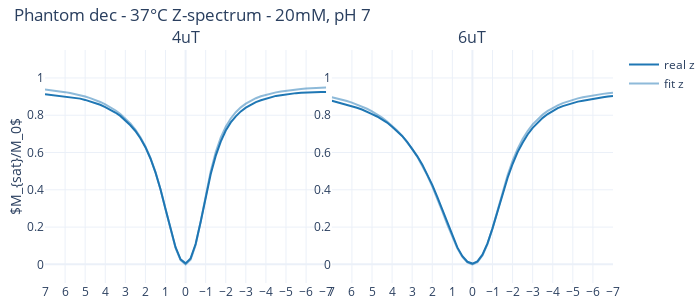
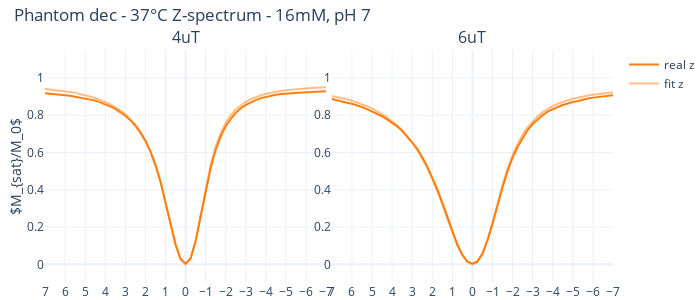
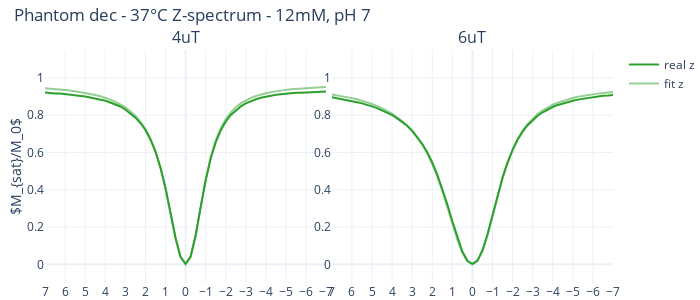

Notebook source saved alongside these figures, in order:
### Code cell
b1_i_lim = [2, 4]

b1_v = [0.7, 2, 4, 6][b1_i_lim[0]:b1_i_lim[1]]
zi_v = mean_z_spectra[0][0, b1_i_lim[0]:b1_i_lim[1], -1]
# zi_v = np.ones((4))
w_df = np.arange(7, -7.25, -0.25)

phantom_i = 0  # dec

tag = tags[phantom_i]
vial_i = 0
tag_l = [0, 2, 1]
tag_i = tag_l[vial_i]

cest_prtcl_names = cest_prtcls_names[phantom_i][b1_i_lim[0]:b1_i_lim[1]]  # 0.7, 2, 4, 6
colors = ['#1f77b4', '#ff7f0e', '#2ca02c']
conc_l = conc_ls[phantom_i]
ph_l = ph_ls[phantom_i]
tag = tags[phantom_i]
month = months[phantom_i]

# Iterate over each image
for tag_i, cur_tag in enumerate(['a', 'b', 'c']):
    vial_i = tag.index(cur_tag)
    params = {
    'tp': 3,  #[s]
    'fb': conc_l[vial_i]*3/110000,
    'kb': 7500,
    't1w': 4,
    't2w': 1.8,
    't1s': 2,
    't2s': 0.05
    }
    fig = make_subplots(rows=1, cols=len(cest_prtcl_names),
                        subplot_titles=B_names[phantom_i][b1_i_lim[0]:b1_i_lim[1]], vertical_spacing = 0.07, horizontal_spacing=0.01)
    
    z_spec_mat = mean_z_spectra[phantom_i][vial_i, b1_i_lim[0]:b1_i_lim[1], :]
    fit_result, fitted_z = multi_b1_fit(w_df, b1_v, zi_v, z_spec_mat, params) 
    fitted_z_rs = fitted_z.reshape((len(b1_v), 57))
    
    for b1_i, b1 in enumerate(b1_v):
        col_idx = b1_i + 1
        
        cur_z = z_spec_mat[b1_i, :]
        cur_z_fit = fitted_z_rs[b1_i, :]
        fig.add_trace(go.Scatter(x=w_df, y=cur_z, line=dict(color=colors[tag_i]), name=f'real z', legendgroup=f'{1}_{col_idx}_1'), row=1, col=col_idx)
        fig.add_trace(go.Scatter(x=w_df, y=cur_z_fit, line=dict(color=colors[tag_i]), opacity=0.5, name=f'fit z', legendgroup=f'{1}_{col_idx}_1'), row=1, col=col_idx)
    
    fig.update_yaxes(title_text='$M_{sat}/M_0$', row=1, col=1, title_standoff=2)
    
    # Update layout
    fig.update_layout(template='plotly_white',  # Set the theme to plotly white
                      title_text=f'Phantom {month} - {temperatures[phantom_i]} Z-spectrum - {conc_l[vial_i]}mM, {ph_l[vial_i]}',
                      height=300, width=350*len(cest_prtcl_names),
                      title=dict(x=0.02, y=0.97),
                      margin=dict(l=45, r=0, t=50, b=0)
                      )  # Adjust the title position
    
    
    # Set axes for z-spectrum
    fig.update_xaxes(autorange='reversed',tickmode='linear', tick0=0, dtick=1)
    fig.update_yaxes(tickmode='linear', tick0=0, dtick=0.2, range=[-0.1, 1.15])
    
    # Show only specific legend groups
    for trace in fig.data:
        trace.showlegend = (trace.legendgroup == '1_1_1')
    
    fig.show()
    
    # After fitting the model
    print(fit_result.fit_report())  # Print a summary of the fit results
    # print("Parameter Values:")
    # for name, param in fit_result.params.items():
    #     if name == 'fb':
    #         print(f"{name}: {param.value * 110000 / 3:.2f} +/- {param.stderr * 110000 / 3:.2f}")
    #     else:
    #         print(f"{name}: {param.value:.2f} +/- {param.stderr:.2f}")
    
    pio.write_image(fig, f'images/z_spec/z_spec_dec_{conc_l[vial_i]}mM_fit.jpeg')

### Figure 1 — Plotly figure (JSON) as saved in the notebook; plotly's stock layout.template omitted (floating-point values rounded to 4 significant figures)
{"data": [{"legendgroup": "1_1_1", "line": {"color": "#1f77b4"}, "name": "real z", "showlegend": true, "type": "scatter", "x": [7.0, 6.75, 6.5, 6.25, 6.0, 5.75, 5.5, 5.25, 5.0, 4.75, 4.5, 4.25, 4.0, 3.75, 3.5, 3.25, 3.0, 2.75, 2.5, 2.25, 2.0, 1.75, 1.5, 1.25, 1.0, 0.75, 0.5, 0.25, 0.0, -0.25, -0.5, -0.75, -1.0, -1.25, -1.5, -1.75, -2.0, -2.25, -2.5, -2.75, -3.0, -3.25, -3.5, -3.75, -4.0, -4.25, -4.5, -4.75, -5.0, -5.25, -5.5, -5.75, -6.0, -6.25, -6.5, -6.75, -7.0], "xaxis": "x", "y": [0.9133, 0.91, 0.9088, 0.9064, 0.903, 0.8995, 0.8941, 0.8891, 0.8822, 0.8733, 0.866, 0.856, 0.8432, 0.8296, 0.8146, 0.7964, 0.7733, 0.7464, 0.7155, 0.6767, 0.6286, 0.568, 0.4932, 0.4034, 0.2975, 0.1881, 0.09196, 0.02692, 0.005389, 0.03191, 0.1092, 0.2275, 0.3603, 0.4833, 0.5819, 0.6583, 0.7179, 0.7614, 0.7938, 0.8205, 0.8409, 0.8578, 0.8706, 0.8805, 0.8892, 0.8982, 0.9038, 0.9076, 0.9126, 0.9162, 0.9186, 0.9206, 0.9225, 0.924, 0.9242, 0.9246, 0.9253], "yaxis": "y"}, {"legendgroup": "1_1_1", "line": {"color": "#1f77b4"}, "name": "fit z", "opacity": 0.5, "showlegend": true, "type": "scatter", "x": [7.0, 6.75, 6.5, 6.25, 6.0, 5.75, 5.5, 5.25, 5.0, 4.75, 4.5, 4.25, 4.0, 3.75, 3.5, 3.25, 3.0, 2.75, 2.5, 2.25, 2.0, 1.75, 1.5, 1.25, 1.0, 0.75, 0.5, 0.25, 0.0, -0.25, -0.5, -0.75, -1.0, -1.25, -1.5, -1.75, -2.0, -2.25, -2.5, -2.75, -3.0, -3.25, -3.5, -3.75, -4.0, -4.25, -4.5, -4.75, -5.0, -5.25, -5.5, -5.75, -6.0, -6.25, -6.5, -6.75, -7.0], "xaxis": "x", "y": [0.938, 0.9351, 0.9319, 0.9282, 0.9239, 0.9191, 0.9136, 0.9073, 0.9, 0.8917, 0.8822, 0.8712, 0.8586, 0.8439, 0.8269, 0.807, 0.7836, 0.7558, 0.7224, 0.6819, 0.6322, 0.5709, 0.4953, 0.4034, 0.2969, 0.1854, 0.08807, 0.02325, 1.114e-23, 0.02523, 0.1036, 0.2292, 0.3712, 0.4989, 0.6013, 0.6795, 0.7383, 0.7826, 0.8163, 0.8423, 0.8625, 0.8785, 0.8912, 0.9015, 0.9099, 0.9169, 0.9226, 0.9275, 0.9316, 0.9351, 0.9381, 0.9406, 0.9429, 0.9448, 0.9465, 0.9481, 0.9494], "yaxis": "y"}, {"legendgroup": "1_2_1", "line": {"color": "#1f77b4"}, "name": "real z", "showlegend": false, "type": "scatter", "x": [7.0, 6.75, 6.5, 6.25, 6.0, 5.75, 5.5, 5.25, 5.0, 4.75, 4.5, 4.25, 4.0, 3.75, 3.5, 3.25, 3.0, 2.75, 2.5, 2.25, 2.0, 1.75, 1.5, 1.25, 1.0, 0.75, 0.5, 0.25, 0.0, -0.25, -0.5, -0.75, -1.0, -1.25, -1.5, -1.75, -2.0, -2.25, -2.5, -2.75, -3.0, -3.25, -3.5, -3.75, -4.0, -4.25, -4.5, -4.75, -5.0, -5.25, -5.5, -5.75, -6.0, -6.25, -6.5, -6.75, -7.0], "xaxis": "x2", "y": [0.8774, 0.8705, 0.8638, 0.8566, 0.8494, 0.8401, 0.8309, 0.8198, 0.8065, 0.7933, 0.7771, 0.7607, 0.7384, 0.7148, 0.6888, 0.6571, 0.6209, 0.581, 0.5365, 0.4845, 0.4267, 0.362, 0.2926, 0.22, 0.1517, 0.09102, 0.04407, 0.01383, 0.004291, 0.0156, 0.05192, 0.1129, 0.1931, 0.2853, 0.3782, 0.4632, 0.5383, 0.6024, 0.6529, 0.6967, 0.7327, 0.7615, 0.7859, 0.8065, 0.8237, 0.8381, 0.8489, 0.8582, 0.8661, 0.8732, 0.878, 0.8833, 0.8879, 0.893, 0.8969, 0.9, 0.9028], "yaxis": "y2"}, {"legendgroup": "1_2_1", "line": {"color": "#1f77b4"}, "name": "fit z", "opacity": 0.5, "showlegend": false, "type": "scatter", "x": [7.0, 6.75, 6.5, 6.25, 6.0, 5.75, 5.5, 5.25, 5.0, 4.75, 4.5, 4.25, 4.0, 3.75, 3.5, 3.25, 3.0, 2.75, 2.5, 2.25, 2.0, 1.75, 1.5, 1.25, 1.0, 0.75, 0.5, 0.25, 0.0, -0.25, -0.5, -0.75, -1.0, -1.25, -1.5, -1.75, -2.0, -2.25, -2.5, -2.75, -3.0, -3.25, -3.5, -3.75, -4.0, -4.25, -4.5, -4.75, -5.0, -5.25, -5.5, -5.75, -6.0, -6.25, -6.5, -6.75, -7.0], "xaxis": "x2", "y": [0.8967, 0.8908, 0.8841, 0.8765, 0.868, 0.8583, 0.8473, 0.8348, 0.8208, 0.8049, 0.787, 0.7667, 0.7439, 0.7182, 0.6892, 0.6564, 0.6195, 0.5778, 0.5308, 0.4778, 0.4187, 0.3536, 0.284, 0.2128, 0.1448, 0.0857, 0.03997, 0.01049, 5.003e-24, 0.01136, 0.04693, 0.1084, 0.1931, 0.2907, 0.3885, 0.4778, 0.5549, 0.6192, 0.6722, 0.7155, 0.7508, 0.7798, 0.8036, 0.8233, 0.8397, 0.8534, 0.865, 0.8749, 0.8833, 0.8905, 0.8967, 0.9021, 0.9068, 0.911, 0.9146, 0.9178, 0.9207], "yaxis": "y2"}], "layout": {"annotations": [{"font": {"size": 16}, "showarrow": false, "text": "4uT", "x": 0.2475, "xanchor": "center", "xref": "paper", "y": 1.0, "yanchor": "bottom", "yref": "paper"}, {"font": {"size": 16}, "showarrow": false, "text": "6uT", "x": 0.7525, "xanchor": "center", "xref": "paper", "y": 1.0, "yanchor": "bottom", "yref": "paper"}], "height": 300, "margin": {"b": 0, "l": 45, "r": 0, "t": 50}, "title": {"text": "Phantom dec - 37°C Z-spectrum - 20mM, pH 7", "x": 0.02, "y": 0.97}, "width": 700, "xaxis": {"anchor": "y", "autorange": "reversed", "domain": [0.0, 0.495], "dtick": 1, "tick0": 0, "tickmode": "linear"}, "xaxis2": {"anchor": "y2", "autorange": "reversed", "domain": [0.505, 1.0], "dtick": 1, "tick0": 0, "tickmode": "linear"}, "yaxis": {"anchor": "x", "domain": [0.0, 1.0], "dtick": 0.2, "range": [-0.1, 1.15], "tick0": 0, "tickmode": "linear", "title": {"standoff": 2, "text": "$M_{sat}/M_0$"}}, "yaxis2": {"anchor": "x2", "domain": [0.0, 1.0], "dtick": 0.2, "range": [-0.1, 1.15], "tick0": 0, "tickmode": "linear"}}}

### Figure 2 — Plotly figure (JSON) as saved in the notebook; plotly's stock layout.template omitted (floating-point values rounded to 4 significant figures)
{"data": [{"legendgroup": "1_1_1", "line": {"color": "#ff7f0e"}, "name": "real z", "showlegend": true, "type": "scatter", "x": [7.0, 6.75, 6.5, 6.25, 6.0, 5.75, 5.5, 5.25, 5.0, 4.75, 4.5, 4.25, 4.0, 3.75, 3.5, 3.25, 3.0, 2.75, 2.5, 2.25, 2.0, 1.75, 1.5, 1.25, 1.0, 0.75, 0.5, 0.25, 0.0, -0.25, -0.5, -0.75, -1.0, -1.25, -1.5, -1.75, -2.0, -2.25, -2.5, -2.75, -3.0, -3.25, -3.5, -3.75, -4.0, -4.25, -4.5, -4.75, -5.0, -5.25, -5.5, -5.75, -6.0, -6.25, -6.5, -6.75, -7.0], "xaxis": "x", "y": [0.9187, 0.9168, 0.9139, 0.9103, 0.9076, 0.9049, 0.9001, 0.8958, 0.8909, 0.8859, 0.8784, 0.869, 0.8593, 0.848, 0.8344, 0.8169, 0.7973, 0.7735, 0.7436, 0.7065, 0.6618, 0.6053, 0.5329, 0.4431, 0.3353, 0.2177, 0.1075, 0.02936, 0.003602, 0.03341, 0.1246, 0.2569, 0.3965, 0.5177, 0.6144, 0.6869, 0.7407, 0.781, 0.8127, 0.8376, 0.8558, 0.8694, 0.8814, 0.8917, 0.8989, 0.9053, 0.9101, 0.9142, 0.9169, 0.9178, 0.921, 0.9229, 0.924, 0.9241, 0.9266, 0.9287, 0.9289], "yaxis": "y"}, {"legendgroup": "1_1_1", "line": {"color": "#ff7f0e"}, "name": "fit z", "opacity": 0.5, "showlegend": true, "type": "scatter", "x": [7.0, 6.75, 6.5, 6.25, 6.0, 5.75, 5.5, 5.25, 5.0, 4.75, 4.5, 4.25, 4.0, 3.75, 3.5, 3.25, 3.0, 2.75, 2.5, 2.25, 2.0, 1.75, 1.5, 1.25, 1.0, 0.75, 0.5, 0.25, 0.0, -0.25, -0.5, -0.75, -1.0, -1.25, -1.5, -1.75, -2.0, -2.25, -2.5, -2.75, -3.0, -3.25, -3.5, -3.75, -4.0, -4.25, -4.5, -4.75, -5.0, -5.25, -5.5, -5.75, -6.0, -6.25, -6.5, -6.75, -7.0], "xaxis": "x", "y": [0.9412, 0.9387, 0.9359, 0.9327, 0.929, 0.9248, 0.92, 0.9145, 0.9082, 0.9009, 0.8926, 0.8829, 0.8718, 0.8588, 0.8437, 0.826, 0.805, 0.7799, 0.7496, 0.7124, 0.6664, 0.6087, 0.536, 0.4453, 0.3359, 0.2153, 0.1041, 0.02751, 1.316e-23, 0.02984, 0.1215, 0.261, 0.4085, 0.5346, 0.6323, 0.7053, 0.7595, 0.7999, 0.8305, 0.8539, 0.8721, 0.8865, 0.898, 0.9072, 0.9148, 0.921, 0.9262, 0.9306, 0.9343, 0.9374, 0.9401, 0.9425, 0.9445, 0.9463, 0.9478, 0.9492, 0.9504], "yaxis": "y"}, {"legendgroup": "1_2_1", "line": {"color": "#ff7f0e"}, "name": "real z", "showlegend": false, "type": "scatter", "x": [7.0, 6.75, 6.5, 6.25, 6.0, 5.75, 5.5, 5.25, 5.0, 4.75, 4.5, 4.25, 4.0, 3.75, 3.5, 3.25, 3.0, 2.75, 2.5, 2.25, 2.0, 1.75, 1.5, 1.25, 1.0, 0.75, 0.5, 0.25, 0.0, -0.25, -0.5, -0.75, -1.0, -1.25, -1.5, -1.75, -2.0, -2.25, -2.5, -2.75, -3.0, -3.25, -3.5, -3.75, -4.0, -4.25, -4.5, -4.75, -5.0, -5.25, -5.5, -5.75, -6.0, -6.25, -6.5, -6.75, -7.0], "xaxis": "x2", "y": [0.8867, 0.8815, 0.8752, 0.8673, 0.8614, 0.8539, 0.8442, 0.8327, 0.8205, 0.809, 0.7946, 0.7779, 0.76, 0.7404, 0.7165, 0.6869, 0.6548, 0.6192, 0.5759, 0.525, 0.4677, 0.4033, 0.3308, 0.2528, 0.1759, 0.1063, 0.05167, 0.01493, 0.003389, 0.01592, 0.05844, 0.1289, 0.2186, 0.3179, 0.4141, 0.4999, 0.5718, 0.6308, 0.6796, 0.7208, 0.7527, 0.7776, 0.8007, 0.8193, 0.8327, 0.844, 0.8547, 0.8638, 0.871, 0.8763, 0.8839, 0.8898, 0.8945, 0.8971, 0.9012, 0.9056, 0.907], "yaxis": "y2"}, {"legendgroup": "1_2_1", "line": {"color": "#ff7f0e"}, "name": "fit z", "opacity": 0.5, "showlegend": false, "type": "scatter", "x": [7.0, 6.75, 6.5, 6.25, 6.0, 5.75, 5.5, 5.25, 5.0, 4.75, 4.5, 4.25, 4.0, 3.75, 3.5, 3.25, 3.0, 2.75, 2.5, 2.25, 2.0, 1.75, 1.5, 1.25, 1.0, 0.75, 0.5, 0.25, 0.0, -0.25, -0.5, -0.75, -1.0, -1.25, -1.5, -1.75, -2.0, -2.25, -2.5, -2.75, -3.0, -3.25, -3.5, -3.75, -4.0, -4.25, -4.5, -4.75, -5.0, -5.25, -5.5, -5.75, -6.0, -6.25, -6.5, -6.75, -7.0], "xaxis": "x2", "y": [0.9034, 0.8983, 0.8924, 0.8858, 0.8783, 0.8698, 0.8602, 0.8492, 0.8368, 0.8227, 0.8067, 0.7886, 0.768, 0.7447, 0.7182, 0.6881, 0.6538, 0.6147, 0.5699, 0.5187, 0.4603, 0.3946, 0.3222, 0.2455, 0.1696, 0.1012, 0.0473, 0.01239, 5.904e-24, 0.01342, 0.05541, 0.1267, 0.221, 0.3245, 0.4239, 0.5118, 0.5858, 0.6466, 0.696, 0.736, 0.7684, 0.7949, 0.8166, 0.8345, 0.8493, 0.8618, 0.8723, 0.8812, 0.8889, 0.8954, 0.9011, 0.906, 0.9103, 0.914, 0.9174, 0.9203, 0.9229], "yaxis": "y2"}], "layout": {"annotations": [{"font": {"size": 16}, "showarrow": false, "text": "4uT", "x": 0.2475, "xanchor": "center", "xref": "paper", "y": 1.0, "yanchor": "bottom", "yref": "paper"}, {"font": {"size": 16}, "showarrow": false, "text": "6uT", "x": 0.7525, "xanchor": "center", "xref": "paper", "y": 1.0, "yanchor": "bottom", "yref": "paper"}], "height": 300, "margin": {"b": 0, "l": 45, "r": 0, "t": 50}, "title": {"text": "Phantom dec - 37°C Z-spectrum - 16mM, pH 7", "x": 0.02, "y": 0.97}, "width": 700, "xaxis": {"anchor": "y", "autorange": "reversed", "domain": [0.0, 0.495], "dtick": 1, "tick0": 0, "tickmode": "linear"}, "xaxis2": {"anchor": "y2", "autorange": "reversed", "domain": [0.505, 1.0], "dtick": 1, "tick0": 0, "tickmode": "linear"}, "yaxis": {"anchor": "x", "domain": [0.0, 1.0], "dtick": 0.2, "range": [-0.1, 1.15], "tick0": 0, "tickmode": "linear", "title": {"standoff": 2, "text": "$M_{sat}/M_0$"}}, "yaxis2": {"anchor": "x2", "domain": [0.0, 1.0], "dtick": 0.2, "range": [-0.1, 1.15], "tick0": 0, "tickmode": "linear"}}}

### Figure 3 — Plotly figure (JSON) as saved in the notebook; plotly's stock layout.template omitted (floating-point values rounded to 4 significant figures)
{"data": [{"legendgroup": "1_1_1", "line": {"color": "#2ca02c"}, "name": "real z", "showlegend": true, "type": "scatter", "x": [7.0, 6.75, 6.5, 6.25, 6.0, 5.75, 5.5, 5.25, 5.0, 4.75, 4.5, 4.25, 4.0, 3.75, 3.5, 3.25, 3.0, 2.75, 2.5, 2.25, 2.0, 1.75, 1.5, 1.25, 1.0, 0.75, 0.5, 0.25, 0.0, -0.25, -0.5, -0.75, -1.0, -1.25, -1.5, -1.75, -2.0, -2.25, -2.5, -2.75, -3.0, -3.25, -3.5, -3.75, -4.0, -4.25, -4.5, -4.75, -5.0, -5.25, -5.5, -5.75, -6.0, -6.25, -6.5, -6.75, -7.0], "xaxis": "x", "y": [0.9224, 0.9189, 0.9168, 0.9165, 0.9137, 0.9107, 0.9072, 0.9048, 0.901, 0.8952, 0.8903, 0.8859, 0.8783, 0.8685, 0.8586, 0.8469, 0.831, 0.8103, 0.7873, 0.7583, 0.7207, 0.6699, 0.6048, 0.5192, 0.4097, 0.2771, 0.1427, 0.04046, 0.003263, 0.04197, 0.156, 0.307, 0.45, 0.568, 0.6543, 0.7185, 0.7661, 0.8012, 0.8267, 0.8475, 0.8635, 0.8769, 0.8858, 0.8939, 0.9004, 0.9064, 0.9097, 0.9122, 0.9157, 0.9182, 0.9204, 0.9213, 0.9234, 0.9257, 0.9263, 0.9269, 0.9279], "yaxis": "y"}, {"legendgroup": "1_1_1", "line": {"color": "#2ca02c"}, "name": "fit z", "opacity": 0.5, "showlegend": true, "type": "scatter", "x": [7.0, 6.75, 6.5, 6.25, 6.0, 5.75, 5.5, 5.25, 5.0, 4.75, 4.5, 4.25, 4.0, 3.75, 3.5, 3.25, 3.0, 2.75, 2.5, 2.25, 2.0, 1.75, 1.5, 1.25, 1.0, 0.75, 0.5, 0.25, 0.0, -0.25, -0.5, -0.75, -1.0, -1.25, -1.5, -1.75, -2.0, -2.25, -2.5, -2.75, -3.0, -3.25, -3.5, -3.75, -4.0, -4.25, -4.5, -4.75, -5.0, -5.25, -5.5, -5.75, -6.0, -6.25, -6.5, -6.75, -7.0], "xaxis": "x", "y": [0.9448, 0.9429, 0.9407, 0.9383, 0.9356, 0.9325, 0.9289, 0.9249, 0.9203, 0.915, 0.9088, 0.9017, 0.8935, 0.8838, 0.8723, 0.8586, 0.8421, 0.8219, 0.797, 0.7658, 0.7259, 0.6743, 0.607, 0.5188, 0.406, 0.2715, 0.1358, 0.03607, 1.705e-23, 0.03817, 0.1499, 0.3045, 0.4542, 0.5748, 0.665, 0.7312, 0.7797, 0.8158, 0.843, 0.8638, 0.8801, 0.8929, 0.9032, 0.9115, 0.9183, 0.924, 0.9287, 0.9327, 0.9361, 0.939, 0.9415, 0.9436, 0.9455, 0.9472, 0.9486, 0.9499, 0.9511], "yaxis": "y"}, {"legendgroup": "1_2_1", "line": {"color": "#2ca02c"}, "name": "real z", "showlegend": false, "type": "scatter", "x": [7.0, 6.75, 6.5, 6.25, 6.0, 5.75, 5.5, 5.25, 5.0, 4.75, 4.5, 4.25, 4.0, 3.75, 3.5, 3.25, 3.0, 2.75, 2.5, 2.25, 2.0, 1.75, 1.5, 1.25, 1.0, 0.75, 0.5, 0.25, 0.0, -0.25, -0.5, -0.75, -1.0, -1.25, -1.5, -1.75, -2.0, -2.25, -2.5, -2.75, -3.0, -3.25, -3.5, -3.75, -4.0, -4.25, -4.5, -4.75, -5.0, -5.25, -5.5, -5.75, -6.0, -6.25, -6.5, -6.75, -7.0], "xaxis": "x2", "y": [0.896, 0.8913, 0.8868, 0.8817, 0.8773, 0.8702, 0.8636, 0.8569, 0.8474, 0.8381, 0.8272, 0.8153, 0.8012, 0.7835, 0.7656, 0.7438, 0.7173, 0.6851, 0.6468, 0.602, 0.5474, 0.4818, 0.4075, 0.3221, 0.2313, 0.1434, 0.0689, 0.01919, 0.002988, 0.02022, 0.07608, 0.1616, 0.265, 0.3711, 0.4654, 0.5457, 0.6134, 0.6689, 0.7121, 0.7465, 0.7747, 0.7974, 0.816, 0.8309, 0.8441, 0.8553, 0.8636, 0.8705, 0.8775, 0.8838, 0.8883, 0.8924, 0.8964, 0.9014, 0.9046, 0.9061, 0.909], "yaxis": "y2"}, {"legendgroup": "1_2_1", "line": {"color": "#2ca02c"}, "name": "fit z", "opacity": 0.5, "showlegend": false, "type": "scatter", "x": [7.0, 6.75, 6.5, 6.25, 6.0, 5.75, 5.5, 5.25, 5.0, 4.75, 4.5, 4.25, 4.0, 3.75, 3.5, 3.25, 3.0, 2.75, 2.5, 2.25, 2.0, 1.75, 1.5, 1.25, 1.0, 0.75, 0.5, 0.25, 0.0, -0.25, -0.5, -0.75, -1.0, -1.25, -1.5, -1.75, -2.0, -2.25, -2.5, -2.75, -3.0, -3.25, -3.5, -3.75, -4.0, -4.25, -4.5, -4.75, -5.0, -5.25, -5.5, -5.75, -6.0, -6.25, -6.5, -6.75, -7.0], "xaxis": "x2", "y": [0.9109, 0.9069, 0.9025, 0.8974, 0.8917, 0.8853, 0.8781, 0.8698, 0.8605, 0.8499, 0.8378, 0.824, 0.8082, 0.7899, 0.7687, 0.7441, 0.7154, 0.6815, 0.6416, 0.5942, 0.5381, 0.472, 0.3954, 0.3096, 0.2193, 0.1331, 0.06233, 0.01619, 7.621e-24, 0.01712, 0.06938, 0.1537, 0.2578, 0.3651, 0.4633, 0.5472, 0.6163, 0.6722, 0.7173, 0.7536, 0.783, 0.807, 0.8267, 0.8429, 0.8565, 0.8678, 0.8775, 0.8856, 0.8926, 0.8987, 0.9039, 0.9084, 0.9124, 0.9159, 0.919, 0.9218, 0.9242], "yaxis": "y2"}], "layout": {"annotations": [{"font": {"size": 16}, "showarrow": false, "text": "4uT", "x": 0.2475, "xanchor": "center", "xref": "paper", "y": 1.0, "yanchor": "bottom", "yref": "paper"}, {"font": {"size": 16}, "showarrow": false, "text": "6uT", "x": 0.7525, "xanchor": "center", "xref": "paper", "y": 1.0, "yanchor": "bottom", "yref": "paper"}], "height": 300, "margin": {"b": 0, "l": 45, "r": 0, "t": 50}, "title": {"text": "Phantom dec - 37°C Z-spectrum - 12mM, pH 7", "x": 0.02, "y": 0.97}, "width": 700, "xaxis": {"anchor": "y", "autorange": "reversed", "domain": [0.0, 0.495], "dtick": 1, "tick0": 0, "tickmode": "linear"}, "xaxis2": {"anchor": "y2", "autorange": "reversed", "domain": [0.505, 1.0], "dtick": 1, "tick0": 0, "tickmode": "linear"}, "yaxis": {"anchor": "x", "domain": [0.0, 1.0], "dtick": 0.2, "range": [-0.1, 1.15], "tick0": 0, "tickmode": "linear", "title": {"standoff": 2, "text": "$M_{sat}/M_0$"}}, "yaxis2": {"anchor": "x2", "domain": [0.0, 1.0], "dtick": 0.2, "range": [-0.1, 1.15], "tick0": 0, "tickmode": "linear"}}}
